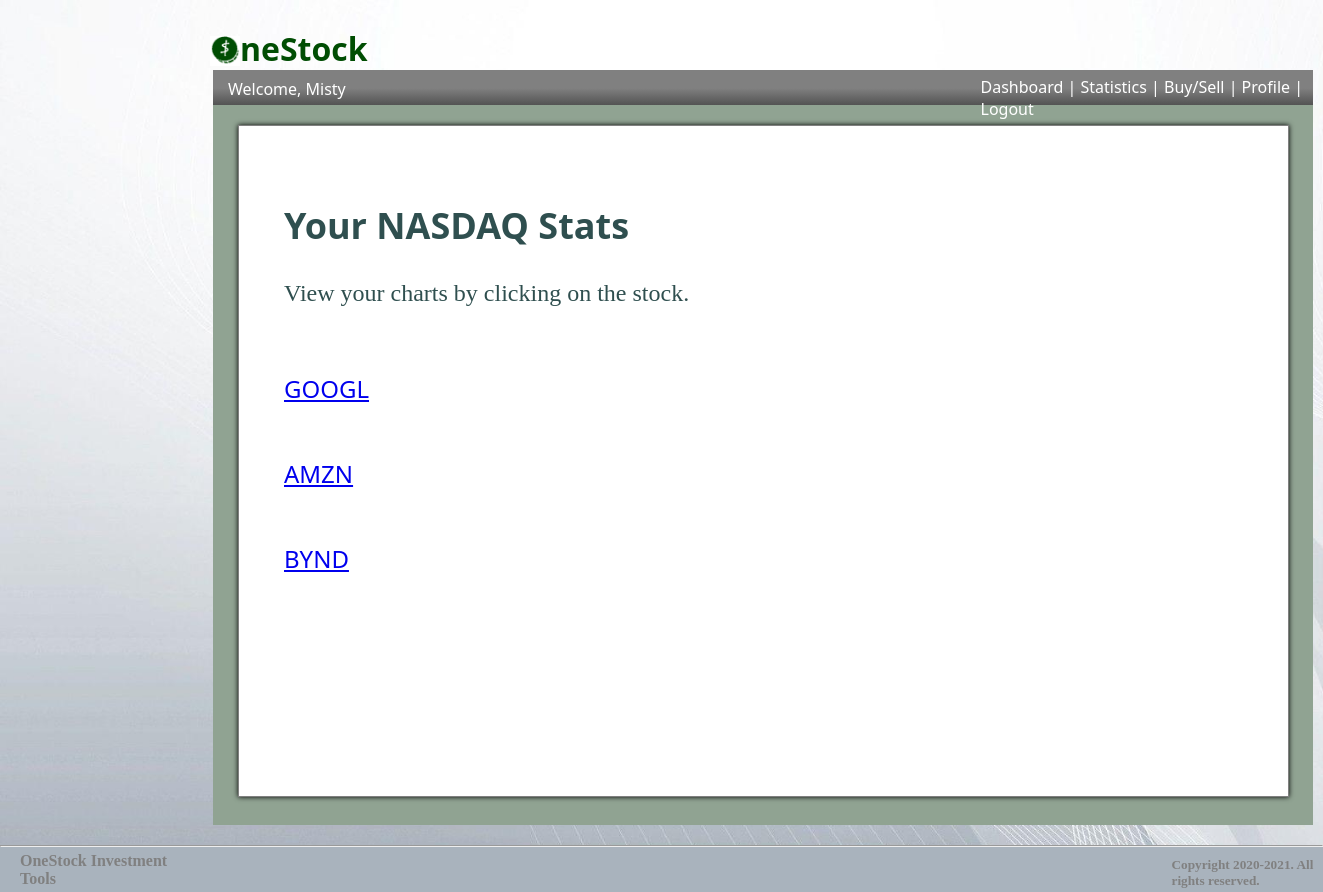
The page /stats (signed in) on the database its author committed.
### stock_reboot_app/models.py (models this page shows)
class User(models.Model):
    first_name = models.CharField(max_length=255)
    last_name = models.CharField(max_length=255)
    username = models.CharField(max_length=255)
    email = models.EmailField(max_length=255)
    password = models.CharField(max_length=255)
    updated_at = models.DateTimeField(auto_now=True)
    created_at = models.DateTimeField(auto_now_add = True)
    objects = UserManager()

class Stock(models.Model):
    stock_name = models.CharField(max_length=45)
    created_at = models.DateTimeField(auto_now_add = True)
    updated_at = models.DateTimeField(auto_now= True)
    user = models.ForeignKey(User, related_name = "stocks", on_delete = models.CASCADE)
    news_url = models.TextField()
    nasdaq_url = models.TextField()
    objects = StockManager()

### stock_reboot_app/views.py (the view)
# urls.py: path('stats', views.stats),
def stats(request):
    if 'user_id' not in request.session:
        return redirect('/')
    this_user = User.objects.filter(id = request.session['user_id'])
    this_stock = Stock.objects.filter(user_id = request.session['user_id'])
    number_of_stocks = len(Stock.objects.filter(user=User.objects.get(id = request.session['user_id'])))
    portfolio = Stock.objects.filter(user=User.objects.get(id = request.session['user_id']))
    progress_dict = []
    context = {
            "current_user" : this_user[0].first_name,
            "progress_dict": progress_dict,
            "this_stock": this_stock,
            "number_of_stocks": number_of_stocks,
            "portfolio": portfolio,
        }
    return render(request, "nasdaq.html", context)

### stock_reboot_app/templates/nasdaq.html (shortened to what this page needs)
<!DOCTYPE html>
<html lang = "en">
<head>
    {% load static %}
    <link rel="stylesheet" href="{% static 'index.css' %}">
</head>
<body id="wavy-body">
    <div id="floating-logo">
        <img id="logo" src="{% static 'artsy_white_logo.png' %}" alt="one stock logo"><h1 id="one-stock-dash">neStock</h1>
    </div>
    <div id="dash-all">
        <div id="navbar">
            <h3 id="dash-welcome"> Welcome, {{ current_user }} </h3>
            <div id="dash-links-feed">
                <a href="/success"> Dashboard </a> | <a href="/stats"> Statistics </a> | <a href="/buy_sell">Buy/Sell</a> | <a href="/profile">Profile</a> | <a href="/logout">Logout</a>
            </div>
        </div>
        <div id="dash-stuff">
            <div id="dash-stats-buy">
                <h2 id="">Your NASDAQ Stats</h2>
                <div id="dash-news-all-new">
                    {% if number_of_stocks == 0 %}
                        <p id ="dash-news-all-p">You have no stocks in your portfolio. To get started, click <a id ="dash-news-all-a" href="/profile">here</a>.</p>
                    {% else %}
                        <p id="you-have-new-news">View your charts by clicking on the stock.</p>
                        <br>
                    <div id="small-news-container">
                        {% for stock in portfolio %}
                            <li><a id="" href="/graph/{{ stock.stock_name }}">{{ stock.stock_name }}</a></li>
                            <br>
                        {% endfor %}
                    </div>
                {% endif %}
                </div>
            </div>
        </div>
    </div>
    <hr id="">
    <div id="feed-bottom-line">
        <h4>OneStock Investment Tools</h4>
        <h5>Copyright 2020-2021. All rights reserved.</h5>
    </div>
</body>
</html>

### stock_reboot_app/static/index.css (style rules this page uses)
#logo { padding-top: 16px; margin-left: 10px; width: 30px; height: 30px; }
body { margin: 0px; background-color:lightgray; }
div { margin-bottom: 20px; }
hr { margin: 0px; padding: 0px; }
h4 { height: 10px; margin: 0px; padding-left: 20px; padding-top: 5px; color: grey; }
h5 { height: 10px; margin: 0px; padding-left: 1070px; padding-top: 5px; color: grey; }
p { font-family: Calibri; }
#dash-links-feed { margin-left: 420px; margin-top: 6px; text-decoration: none; flex:1; color: white; font-family: 'Segoe UI', Tahoma, Geneva, Verdana, sans-serif; font-weight: lighter; }
#dash-links-feed a { color: white; text-decoration: none; }
#wavy-body { margin-top: 0px; padding-top: 0px; background: url(grey_bg.jpg); background-size: cover; }
#floating-logo { display: flex; height: 40px; margin-left: 200px; margin-top: 20px; padding: 0px; margin-bottom: 0px; }
#one-stock-dash { color:#004d03; margin-top: 7px; padding-left: 0px; font-family: 'Segoe UI', Tahoma, Geneva, Verdana, sans-serif; transform: scale(1, 1); }
#navbar { display: flex; background: rgb(128,128,128); background: linear-gradient(180deg, rgba(128,128,128,1) 52%, rgba(83,83,83,1) 100%); height: 35px; width: 100%; margin-top: 10px; margin-left: 143px; margin-bottom: 0px; }
#dash-welcome { flex:1; color: white; font-family: 'Segoe UI', Tahoma, Geneva, Verdana, sans-serif; font-weight: lighter; margin-left: 15px; margin-top: 8px; font-size: 1em; }
#dash-all { width: 1100px; margin-left: 70px; }
#dash-stuff { background-color: #90a392; height: 700px; margin: 0px; padding-left: 40px; padding: 0px; width: 100%; margin-left: 143px; padding-top: 20px; }
li { font-size: .5em; height: 20px; list-style-type: none; }
#you-have-new-news { font-size: .5em; margin-bottom: 0px; margin-top: 20px; }
#feed-bottom-line { display: flex; background-color: rgb(169, 179, 189); padding-bottom: 25px; margin-bottom: 0px; }
#feed-bottom-line h4 { flex: 1; }
#feed-bottom-line h5 { flex: 1; width: 100px; margin-top: 10px; margin-left: 1000px; padding: 0px; }
#dash-stats-buy { background-color: white; padding-left: 45px; padding-top: 45px; padding-bottom: 25px; padding-right: 25px; margin-top: 20px; margin-left: 25px; margin-top: 0px; height: 600px; width: 89%; font-family: 'Segoe UI', Tahoma, Geneva, Verdana, sans-serif; font-weight: lighter; font-size: 1.5em; color: darkslategrey; border: 2px solid grey; border-width: thin; border-color: grey; overflow: hidden; -moz-box-shadow: 0px 0px 20px black; -webkit-box-shadow: 0px 0px 10px black; box-shadow: 0px 0px 5px black; }
#dash-news-all-new { font-size: 2em; }

### rows shown on the page
User: first_name "Misty"
Stock: stock_name "GOOGL"
Stock: stock_name "AMZN"
Stock: stock_name "BYND"
